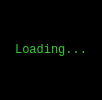
<?xml version="1.0" encoding="UTF-8"?>
<ui version="4.0">
 <class>AsciiPreviewDialog</class>
 <widget class="QDialog" name="AsciiPreviewDialog">
  <property name="geometry">
   <rect>
    <x>0</x>
    <y>0</y>
    <width>102</width>
    <height>100</height>
   </rect>
  </property>
  <property name="windowTitle">
   <string>Dialog</string>
  </property>
  <property name="styleSheet">
   <string notr="true">background:black;</string>
  </property>
  <layout class="QVBoxLayout" name="verticalLayout">
   <item>
    <widget class="QLabel" name="textDisplay">
     <property name="font">
      <font>
       <family>Courier New</family>
      </font>
     </property>
     <property name="styleSheet">
      <string notr="true">color: limegreen;</string>
     </property>
     <property name="text">
      <string>Loading...</string>
     </property>
     <property name="alignment">
      <set>Qt::AlignCenter</set>
     </property>
    </widget>
   </item>
  </layout>
 </widget>
 <resources/>
 <connections/>
</ui>
